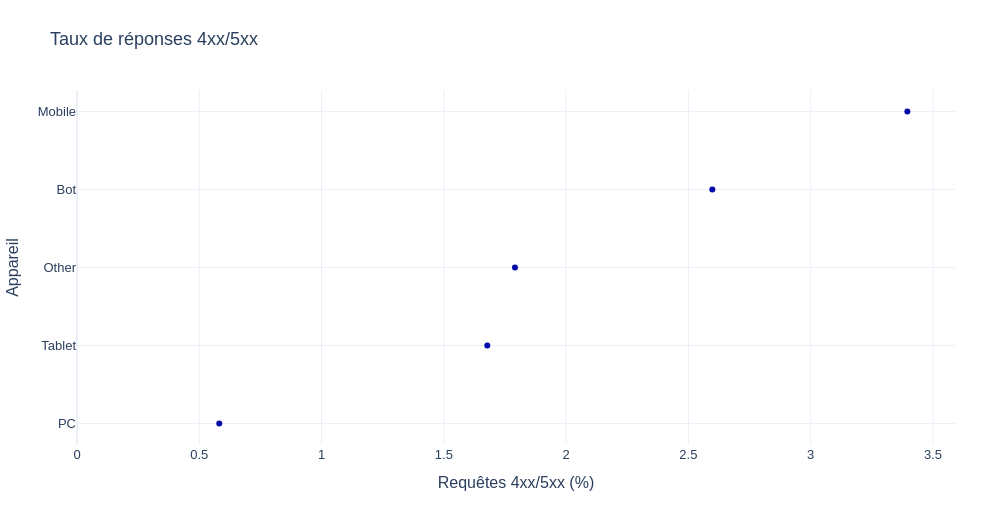

Write notebook code for a chart like this one.
### Markdown cell above
### <b><div style='padding:15px;background-color:#d8dcd6;color:#030aa7;font-size:120%;text-align: left'>Plotly</div></b>

### Code cell
ID_GRAPHIQUE = '01_03'
BIBLIOTHEQUE = 'plotly'
fig = px.scatter(a, x='taux', y='device_type', hover_data=['n'], labels={'taux':'Requêtes 4xx/5xx (%)','device_type':'Appareil'})
fig.update_xaxes(rangemode='tozero')
montrer_plotly(fig, 'Taux de réponses 4xx/5xx')

### Figure 1 — Plotly figure (JSON) as saved in the notebook; plotly's stock layout.template omitted (floating-point values rounded to 4 significant figures)
{"data": [{"customdata": [[321284], [18119], [3797], [63319], [93478]], "hovertemplate": "Requêtes 4xx/5xx (%)=%{x}<br>Appareil=%{y}<br>n=%{customdata[0]}<extra></extra>", "legendgroup": "", "marker": {"color": "#030aa7", "symbol": "circle"}, "mode": "markers", "name": "", "orientation": "h", "showlegend": false, "type": "scatter", "x": [0.5817, 1.678, 1.791, 2.598, 3.395], "xaxis": "x", "y": ["PC", "Tablet", "Other", "Bot", "Mobile"], "yaxis": "y"}], "layout": {"font": {"family": "Arial", "size": 13}, "height": 520, "legend": {"tracegroupgap": 0}, "margin": {"b": 75, "l": 70, "r": 45, "t": 90}, "title": {"text": "Taux de réponses 4xx/5xx"}, "width": 1000, "xaxis": {"anchor": "y", "domain": [0, 1], "rangemode": "tozero", "title": {"text": "Requêtes 4xx/5xx (%)"}}, "yaxis": {"anchor": "x", "domain": [0, 1], "title": {"text": "Appareil"}}}}
